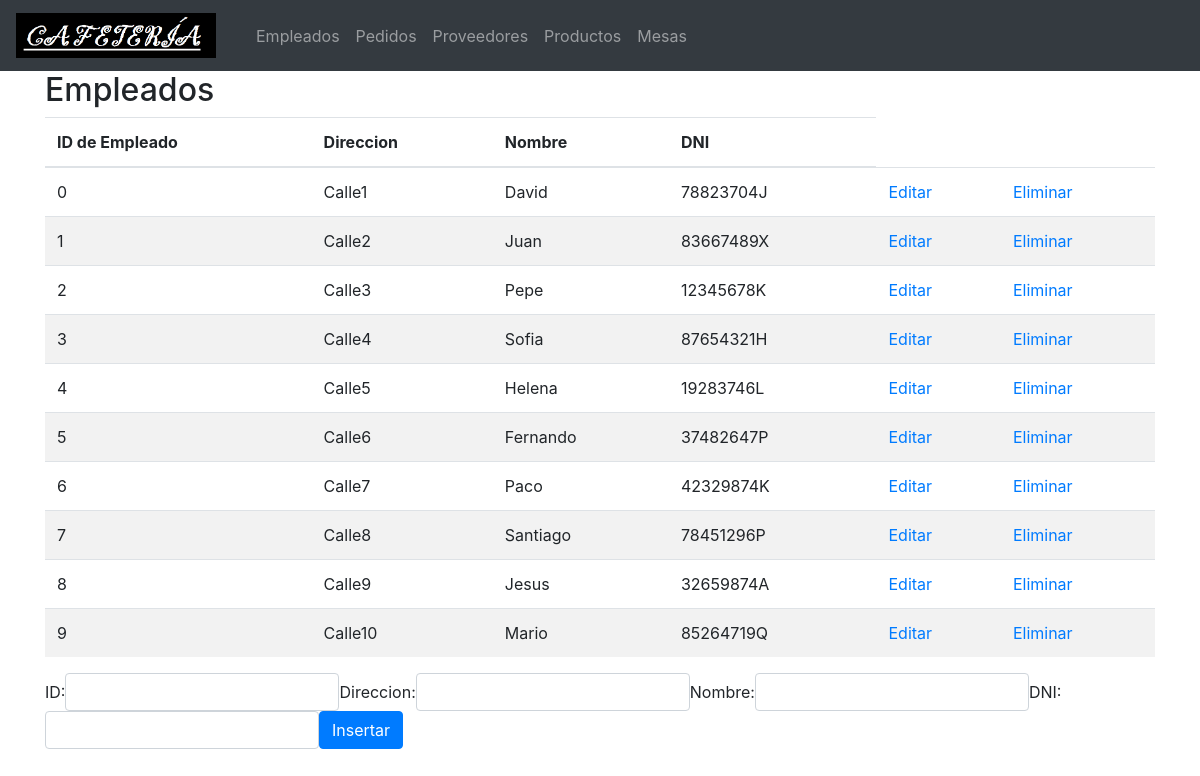
The page / on the database its author committed.
### tables this page shows
CREATE TABLE IF NOT EXISTS Empleados (
  idEmpleados INT  NOT NULL,
  Direccion VARCHAR(45),
  Nombre VARCHAR(45),
  DNI CHAR(9) NOT NULL,
  PRIMARY KEY (idEmpleados)
  );

### index.php (the view, shortened to what this page needs)
<!DOCTYPE html>
<html lang="es">
<head>
    <link rel="stylesheet" href="https://maxcdn.bootstrapcdn.com/bootstrap/4.1.0/css/bootstrap.min.css">
</head>
<body>
    <nav class="navbar navbar-expand-sm bg-dark navbar-dark">
        <a class="navbar-brand" href="#"> <img src="icono.png" alt="logo" style="width:200px;"> </a>
        <div class="collapse navbar-collapse" id="collapsibleNavbar">
            <ul class="navbar-nav">
                <li class="nav-item"> <a class="nav-link" href="index.php">Empleados</a> </li>
                <li class="nav-item"> <a class="nav-link" href="pedidos.php">Pedidos</a> </li>
                <li class="nav-item"> <a class="nav-link" href="proveedores.php">Proveedores</a> </li>
                <li class="nav-item"> <a class="nav-link" href="productos.php">Productos</a> </li>
                <li class="nav-item"> <a class="nav-link" href="mesa.php">Mesas</a> </li>
            </ul>
        </div>
    </nav>
    <?php
       $con = mysqli_connect("localhost", "root", "majada");
        mysqli_select_db($con, "proyecto");
        $Registros = mysqli_query($con, "SELECT * FROM Empleados");
    ?>
        <div class="container">
            <div class="table-responsive">
                <h2>Empleados</h2>
                <table class="table table-striped">
                    <thead>
                        <tr>
                            <th>ID de Empleado</th>
                            <th>Direccion</th>
                            <th>Nombre</th>
                            <th>DNI</th>
                        </tr>
                    </thead>
                    <tbody>
                        <tr>
                            <?php
		while($bucle = mysqli_fetch_array($Registros)){
			echo "<tr><td>".$bucle["idEmpleados"]."</td>";
            echo "<td>".$bucle["Direccion"]."</td>";
            echo "<td>".$bucle["Nombre"]."</td>";
            echo "<td>".$bucle["DNI"]."</td>";
            echo "<td><a href=editar_index.php?id=".$bucle['idEmpleados'].">Editar</a>"."</td>";
			echo "<td><a href=index.php?id=".$bucle['idEmpleados'].">Eliminar</a>"."</td></tr>";
		}
        ?> </tr>
                    </tbody>
                </table>
            </div>
            <form name="form" class="form-inline" method="POST" action="/index.php" onsubmit="return validateForm()">
                <label for="id">ID:</label>
                <input type="text" class="form-control" name="ident">
                <label for="direccion">Direccion:</label>
                <input type="text" class="form-control" name="direccion">
                <label for="nombre">Nombre:</label>
                <input type="text" class="form-control" name="nombre">
                <label for="dni">DNI:</label>
                <input type="text" class="form-control" name="dni">
                <button type="submit" class="btn btn-primary">Insertar</button>
            </form>
        </div>
</body>
</html>

### index.php (style rules this page uses)
input { border: 1px solid black; }

### rows shown on the page
empleados: idEmpleados "0", Direccion "Calle1", Nombre "David", DNI "78823704J"
empleados: idEmpleados "1", Direccion "Calle2", Nombre "Juan", DNI "83667489X"
empleados: idEmpleados "2", Direccion "Calle3", Nombre "Pepe", DNI "12345678K"
empleados: idEmpleados "3", Direccion "Calle4", Nombre "Sofia", DNI "87654321H"
empleados: idEmpleados "4", Direccion "Calle5", Nombre "Helena", DNI "19283746L"
empleados: idEmpleados "5", Direccion "Calle6", Nombre "Fernando", DNI "37482647P"
empleados: idEmpleados "6", Direccion "Calle7", Nombre "Paco", DNI "42329874K"
empleados: idEmpleados "7", Direccion "Calle8", Nombre "Santiago", DNI "78451296P"
empleados: idEmpleados "8", Direccion "Calle9", Nombre "Jesus", DNI "32659874A"
empleados: idEmpleados "9", Direccion "Calle10", Nombre "Mario", DNI "85264719Q"
